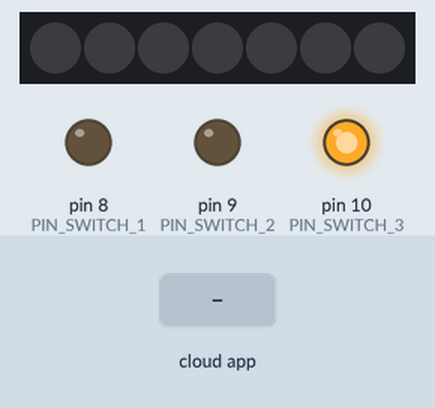
This sketch was run on a simulated Arduino Uno, built with avr-gcc and run on an emulated ATmega328P. On the bench: 7 RGB LEDs in strip order, left to right, output pins drawn as LEDs (lit = HIGH). The inputs (shaded band) are chosen by the test bench. Dim RGB values are drawn brighter than linear; the RemoteXY app is connected.

Above: at 1.2 s.
1.3 s: the phone or cloud app sets switch_3 to 1
At 2.4 s:
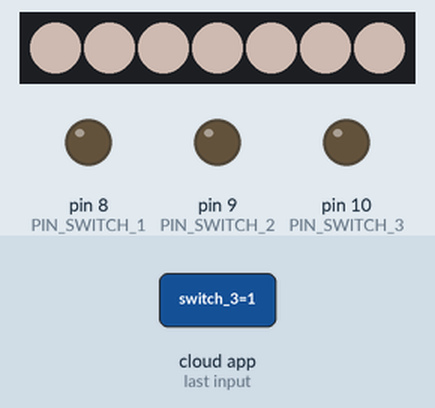
2.8 s: the phone or cloud app sets switch_1 to 1
At 3.6 s:
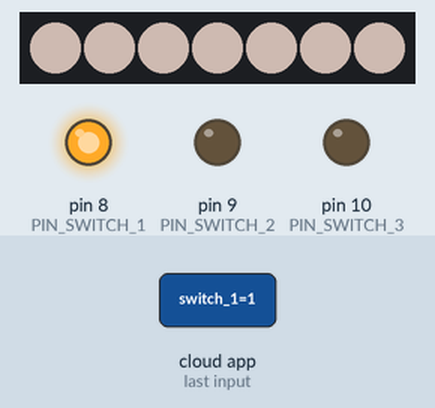
4.3 s: the phone or cloud app sets switch_2 to 1
At 4.7 s:
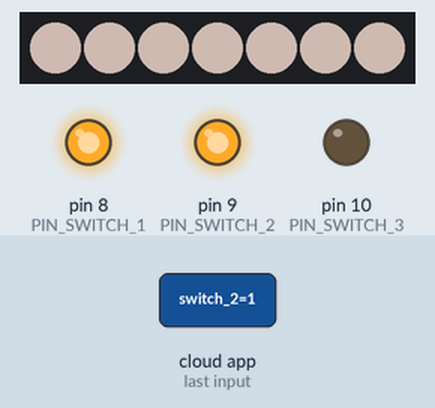
5.8 s: the phone or cloud app sets switch_1 to 0
At 7.0 s:
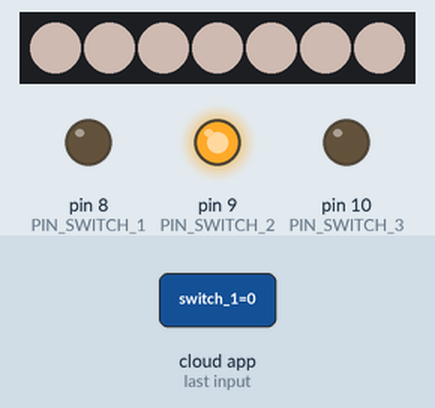
7.3 s: the phone or cloud app sets switch_3 to 0
At 8.1 s:
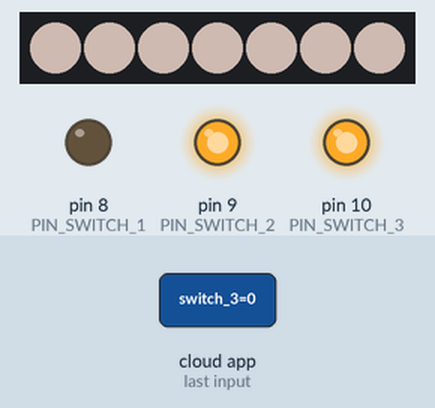
8.8 s: the phone or cloud app sets switch_2 to 0
At 9.2 s:
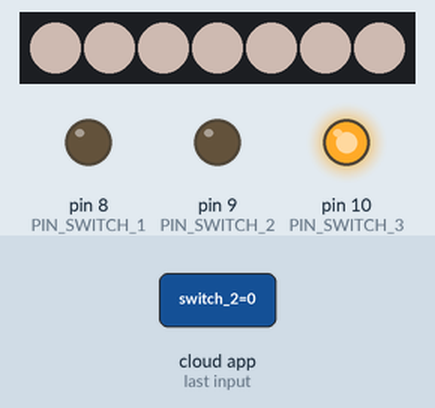
Timing chart, 0 to 11.3 s (numbered marks = the images above; inputs shaded):
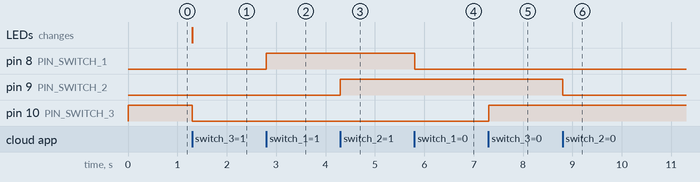

Measured:
- after the input at 1.3 s, pin 10 (PIN_SWITCH_3): HIGH → LOW at once; the LEDs: change at once (image 1)
- after the input at 2.8 s, pin 8 (PIN_SWITCH_1): LOW → HIGH at once
- after the input at 4.3 s, pin 9 (PIN_SWITCH_2): LOW → HIGH at once
- after the input at 5.8 s, pin 8 (PIN_SWITCH_1): HIGH → LOW at once
- after the input at 7.3 s, pin 10 (PIN_SWITCH_3): LOW → HIGH at once
- after the input at 8.8 s, pin 9 (PIN_SWITCH_2): HIGH → LOW at once

The sketch:

neo.ino
```cpp
// (licence header left out)
//////////////////////////////////////////////
//        RemoteXY include library          //
//////////////////////////////////////////////

// RemoteXY select connection mode and include library
#define REMOTEXY_MODE__ESP8266_HARDSERIAL_POINT

#include <RemoteXY.h>
#include <Adafruit_NeoPixel.h>
Adafruit_NeoPixel tira = Adafruit_NeoPixel(7, 6, NEO_GRB + NEO_KHZ800);
// RemoteXY connection settings
#define REMOTEXY_SERIAL Serial
#define REMOTEXY_SERIAL_SPEED 115200
#define REMOTEXY_WIFI_SSID "Remotexy"
#define REMOTEXY_WIFI_PASSWORD "12345678"
#define REMOTEXY_SERVER_PORT 1515


// RemoteXY configurate
#pragma pack(push, 1)
uint8_t RemoteXY_CONF[] =
  { 255,6,0,0,0,105,0,10,24,0,
  2,1,7,7,22,11,28,26,31,31,
  79,78,0,79,70,70,0,2,1,56,
  7,22,11,28,27,31,31,79,78,0,
  79,70,70,0,129,0,10,19,19,6,
  16,108,117,122,32,108,101,100,0,2,
  1,49,39,22,11,27,28,31,31,79,
  78,0,79,70,70,0,129,0,61,20,
  18,6,16,102,111,99,111,0,129,0,
  34,53,10,6,16,108,101,100,115,32,
  114,103,98,0,6,0,22,32,20,20,
  2,26 };

// this structure defines all the variables and events of your control interface
struct {

    // input variables
  uint8_t switch_1; // =1 if switch ON and =0 if OFF
  uint8_t switch_2; // =1 if switch ON and =0 if OFF
  uint8_t switch_3; // =1 if switch ON and =0 if OFF
  uint8_t rgb_1_r; // =0..255 Red color value
  uint8_t rgb_1_g; // =0..255 Green color value
  uint8_t rgb_1_b; // =0..255 Blue color value

    // other variable
  uint8_t connect_flag;  // =1 if wire connected, else =0

} RemoteXY;
#pragma pack(pop)

/////////////////////////////////////////////
//           END RemoteXY include          //
/////////////////////////////////////////////

#define PIN_SWITCH_1 8
#define PIN_SWITCH_2 9
#define PIN_SWITCH_3 10


void setup()
{
  RemoteXY_Init ();
  tira.begin();
  tira.show(); //deja los pixeles apagados
  pinMode (PIN_SWITCH_1, OUTPUT);
  pinMode (PIN_SWITCH_2, OUTPUT);
  pinMode (PIN_SWITCH_3, OUTPUT);

  // TODO you setup code

}

void loop()
{
  RemoteXY_Handler ();

  digitalWrite(PIN_SWITCH_1, (RemoteXY.switch_1==0)?LOW:HIGH);
  digitalWrite(PIN_SWITCH_2, (RemoteXY.switch_2==0)?LOW:HIGH);
  digitalWrite(PIN_SWITCH_3, (RemoteXY.switch_3==0)?HIGH:LOW);
  if(RemoteXY.switch_3==1){
  for(int i=0; i<7; i++){
  tira.setPixelColor(i, 'r', 'g','b'); //posicion, R, G, B
  tira.show();
  }
  }
  // TODO you loop code
  // use the RemoteXY structure for data transfer
  // do not call delay()


}
```
